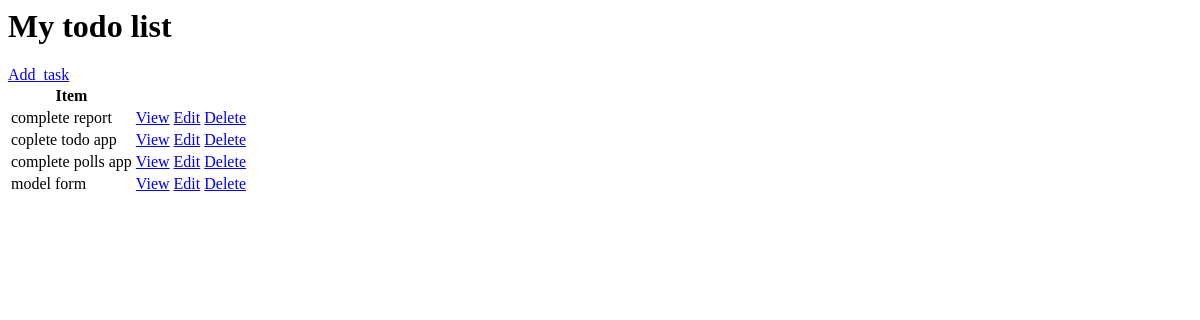
Before: / with the older database file.
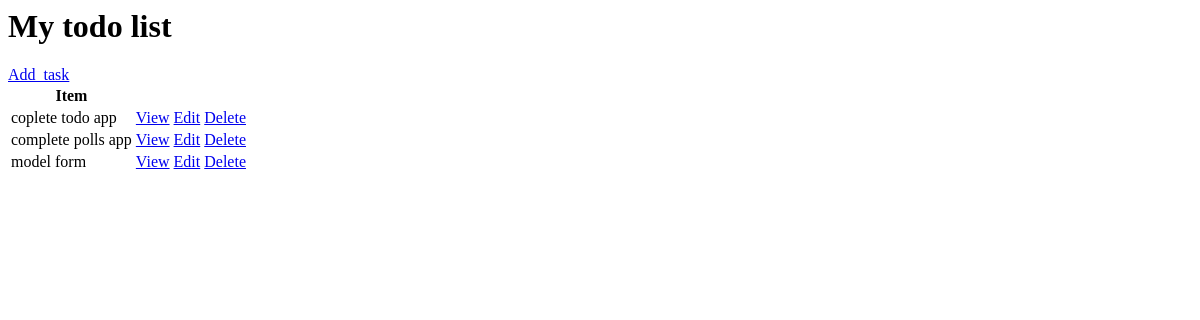
After: the same page with the newer database file.
### todo/models.py (models this page shows, shortened)
class Task(models.Model):
    User = models.ForeignKey(User, on_delete = models.CASCADE, null = True, blank= True)
    title = models.CharField(max_length= 200)
    description =  models.TextField(null = True, blank= True)
    complete = models.BooleanField(default=False)
    create = models.DateTimeField(auto_now_add=True)
    class Meta:
        ordering = ['complete']

### todo/views.py (the view)
# urls.py: path('',TaskList.as_view() , name = 'tasks'),
class TaskList(ListView):
    model  = Task
    context_object_name = 'tasks'

### todo/templates/todo/task_list.html
<h1> My todo list</h1>
<a href="{% url 'task-create' %}"> Add_task</a>
<table>
    <tr>
        <th>Item</th>
        <th>  </th>
        <th>  </th>
    </tr>
    {% for task in tasks %}
    <tr>
        <td>{{task.title}}</td>
        <td><a href="{% url 'task' task.id %}">View</a></td>
        <td><a href="{% url 'task-update' task.id %}">Edit</a></td>
        <td><a href="{% url 'task-delete' task.id %}">Delete</a></td>
    </tr>
    {% empty %}
        <h3>No items in list </h3>
    {% endfor %}
</table>

Changed rows visible on the page:
removed Task: title "complete report"
